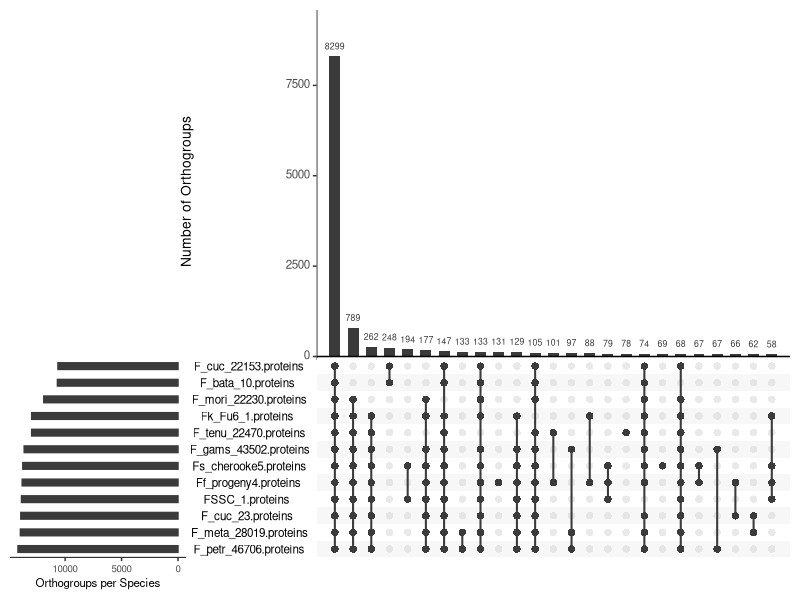
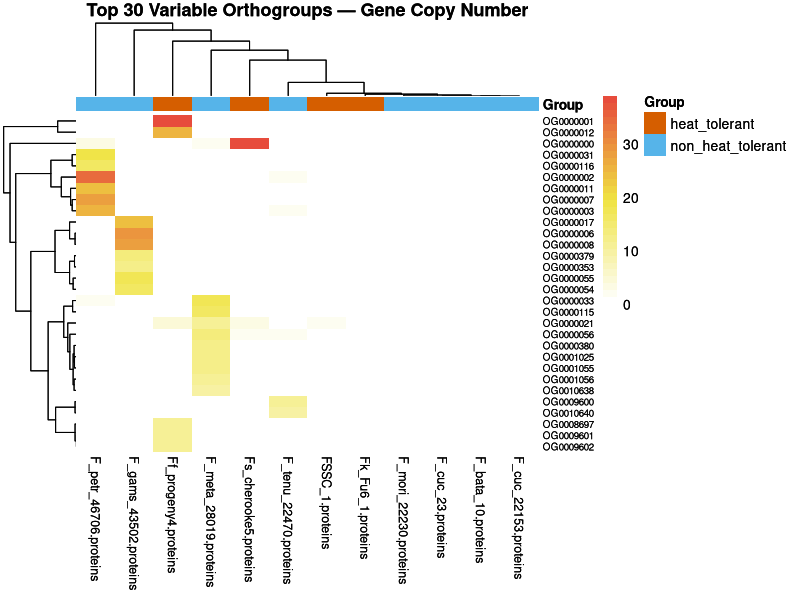
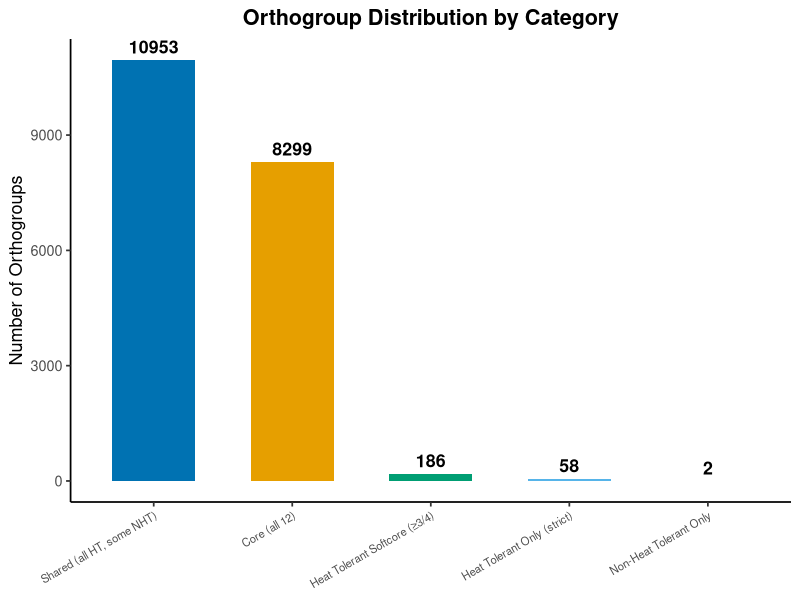

Write R code to recreate these figures, in order.
## ---- chunk 1
#install.packages(c("tidyverse", "ggplot2", "ggvenn", "pheatmap", "RColorBrewer", "UpSetR"))
## ---- chunk 2
library(UpSetR)
library(tidyverse)
library(ggplot2)
library(pheatmap)
library(RColorBrewer)
## ---- chunk 3
ortho <- read.table("Data/Orthogroups.GeneCount.tsv",
                    header = TRUE, sep = "\t", row.names = 1)
ortho <- ortho[, !colnames(ortho) %in% "Total"] #remove Total column if present
meta <- read.csv("Data/metadata.csv")
rownames(meta) <- meta$genome
## ---- chunk 4
cbbPalette <- c("#000000", "#E69F00", "#56B4E9", "#009E73", "#F0E442", "#0072B2", "#D55E00", "#CC79A7")
# Confirm column names match metadata
all(colnames(ortho) %in% meta$genome)  # Should return TRUE

# Reorder metadata to match ortho column order
meta <- meta[colnames(ortho), ]

# Separate species by group
heat_species     <- meta$genome[meta$group == "heat_tolerant"]
non_heat_species <- meta$genome[meta$group == "non_heat_tolerant"]
## ---- chunk 5
# Convert gene counts to presence (1) / absence (0)
pa_matrix <- as.data.frame((ortho > 0) * 1)

# ============================================================
# 3. CORE, SHARED, AND UNIQUE ORTHOGROUPS
# ============================================================

# --- Core orthogroups: present in ALL 12 genomes ---
core_OGs <- rownames(pa_matrix)[rowSums(pa_matrix) == ncol(pa_matrix)]
cat("Core orthogroups (all 12 genomes):", length(core_OGs), "\n")

# --- Shared between ALL heat tolerant only (present in all 4 HT, absent in all 8 NHT) ---
heat_present     <- rowSums(pa_matrix[, heat_species]) == length(heat_species)
non_heat_absent  <- rowSums(pa_matrix[, non_heat_species]) == 0
heat_unique_strict <- rownames(pa_matrix)[heat_present & non_heat_absent]
cat("Orthogroups UNIQUE to ALL heat tolerant (strict):", length(heat_unique_strict), "\n")

# --- Present in ALL heat tolerant (may also be in some non-HT) ---
heat_core_OGs <- rownames(pa_matrix)[rowSums(pa_matrix[, heat_species]) == length(heat_species)]
cat("Orthogroups in ALL heat tolerant genomes:", length(heat_core_OGs), "\n")

# --- Present in ALL non-heat tolerant only ---
non_heat_present <- rowSums(pa_matrix[, non_heat_species]) == length(non_heat_species)
heat_absent      <- rowSums(pa_matrix[, heat_species]) == 0
non_heat_unique  <- rownames(pa_matrix)[non_heat_present & heat_absent]
cat("Orthogroups UNIQUE to ALL non-heat tolerant:", length(non_heat_unique), "\n")

# --- Softcore: present in at least 3 of 4 heat tolerant ---
heat_softcore <- rownames(pa_matrix)[rowSums(pa_matrix[, heat_species]) >= 3 &
                                     rowSums(pa_matrix[, non_heat_species]) == 0]
cat("Orthogroups in ≥3 heat tolerant, absent in NHT:", length(heat_softcore), "\n")
## ---- chunk 6
# Save results
write.csv(data.frame(Orthogroup = core_OGs),
          "core_orthogroups_all12.csv", row.names = FALSE)
write.csv(data.frame(Orthogroup = heat_unique_strict),
          "orthogroups_unique_heat_tolerant.csv", row.names = FALSE)
write.csv(data.frame(Orthogroup = non_heat_unique),
          "orthogroups_unique_non_heat_tolerant.csv", row.names = FALSE)
write.csv(data.frame(Orthogroup = heat_softcore),
          "orthogroups_softcore_heat_tolerant.csv", row.names = FALSE)
## ---- chunk 7
# Presence/absence per species (each species as a set)
upset_data <- as.data.frame(t(pa_matrix))

# Make each species a column (UpSetR needs species as columns)
upset_input <- as.data.frame(pa_matrix)

upsetplot <- upset(upset_input,
      sets = colnames(upset_input),
      nintersects = 25,
      order.by = "freq",
      decreasing = TRUE,
      mb.ratio = c(0.6, 0.4),
      number.angles = 0,
      text.scale = c(1.2, 1.2, 1, 1, 1.2, 1),
      mainbar.y.label = "Number of Orthogroups",
      sets.x.label = "Orthogroups per Species")

upsetplot
## ---- chunk 8

# Use only orthogroups that differ between heat and non-heat
# Filter for variable orthogroups (not all same value)
variable_OGs <- ortho[apply(ortho, 1, var) > 0, ]

# Take top 30 most variable for cleaner heatmap
top_variable <- variable_OGs[order(apply(variable_OGs, 1, var),
                                   decreasing = TRUE), ][1:30, ]

# Annotation for columns (species)
col_annotation <- data.frame(Group = meta$group)
rownames(col_annotation) <- meta$genome

ann_colors <- list(Group = c(heat_tolerant     = "#D55E00",
                              non_heat_tolerant = "#56B4E9"))

heatmap <- pheatmap(top_variable,
         annotation_col = col_annotation,
         annotation_colors = ann_colors,
         color = colorRampPalette(c("white", "#F0E442", "#E74C3C"))(30),
         clustering_distance_rows = "euclidean",
         clustering_distance_cols = "euclidean",
         clustering_method = "complete",
         show_rownames = TRUE,
         show_colnames = TRUE,
         fontsize_col = 9,
         fontsize_row = 7,
         main = "Top 30 Variable Orthogroups — Gene Copy Number",
         border_color = NA)
heatmap
## ---- chunk 9
summary_df <- data.frame(
  Category = c("Core (all 12)",
               "Heat Tolerant Only (strict)",
               "Non-Heat Tolerant Only",
               "Heat Tolerant Softcore (≥3/4)",
               "Shared (all HT, some NHT)"),
  Count = c(length(core_OGs),
            length(heat_unique_strict),
            length(non_heat_unique),
            length(heat_softcore),
            sum(heat_present) - length(heat_unique_strict))
)


ggplot(summary_df, aes(x = reorder(Category, -Count), y = Count, fill = Category)) +
  geom_bar(stat = "identity", width = 0.6) +
  geom_text(aes(label = Count), vjust = -0.5, size = 4.5, fontface = "bold") +
  scale_fill_manual(values = c("#E69F00", "#56B4E9", "#009E73", "#F0E442", "#0072B2", "#D55E00")) +
  labs(title = "Orthogroup Distribution by Category",
       x = NULL, y = "Number of Orthogroups") +
  theme_classic(base_size = 13) +
  theme(legend.position = "none",
        axis.text.x = element_text(angle = 30, hjust = 1, size = 8),
        plot.title = element_text(hjust = 0.5, face = "bold")) 
  
## ---- chunk 10
print_tree <- function(path = ".", prefix = "") {
  files <- list.files(path, all.files = FALSE)
  
  for (i in seq_along(files)) {
    cat(prefix, "├── ", files[i], "\n", sep = "")
    
    full_path <- file.path(path, files[i])
    
    if (dir.exists(full_path)) {
      print_tree(full_path, paste0(prefix, "│   "))
    }
  }
}

# Run it
print_tree()
